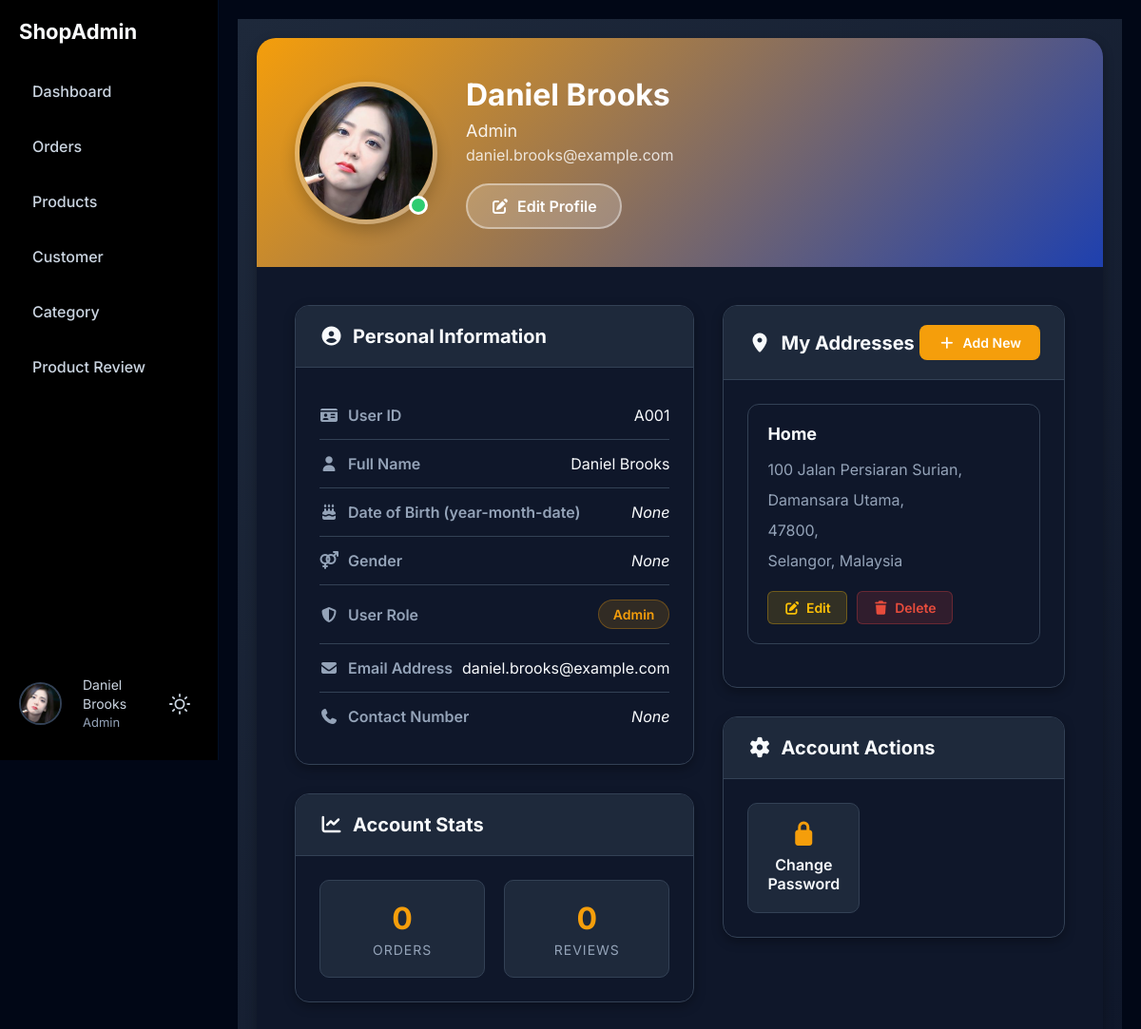
Page /pages/admin/adminProfile.php (signed in) on the committed database.
### tables this page shows
CREATE TABLE `userprofile` (
  `user_id` varchar(12) NOT NULL,
  `dob` date DEFAULT NULL,
  `contact_num` varchar(20) DEFAULT NULL,
  `gender` enum('Male','Female') DEFAULT NULL
);

CREATE TABLE `users` (
  `user_id` varchar(12) NOT NULL,
  `user_name` varchar(50) NOT NULL,
  `user_role` enum('Member','Admin') NOT NULL DEFAULT 'Member',
  `email` varchar(50) NOT NULL,
  `hash_password` varchar(255) NOT NULL,
  `account_status` enum('Unblock','Blocked','Unverify') NOT NULL DEFAULT 'Unblock'
);

CREATE TABLE `address` (
  `address_id` int(11) NOT NULL,
  `address_name` varchar(20) NOT NULL DEFAULT 'Home',
  `user_id` varchar(12) NOT NULL,
  `address_one` varchar(255) NOT NULL,
  `address_two` varchar(255) DEFAULT NULL,
  `address_three` varchar(255) DEFAULT NULL,
  `state` varchar(50) NOT NULL,
  `post_code` varchar(5) NOT NULL,
  `country` varchar(40) NOT NULL DEFAULT 'Malaysia'
);

### pages/admin/adminProfile.php (called while the page is built, shortened)
<?php
require '../../_base.php';
include 'adminHeader.php';
include __DIR__ . '/../../component/profileInfo.php';
include 'adminFooter.php';

### _base.php (called while the page is built, shortened)
<?php
$rootDir = 'http://' . $_SERVER['HTTP_HOST'];
$pathPrefix = (strpos($_SERVER['SCRIPT_NAME'], '/FixAndGo_Web') === 0) ? '/FixAndGo_Web' : '';
function getCurrentUser()
{
    global $_db;
    $userId = temp('USER_ID');
    try {
        $stmt = $_db->prepare("SELECT u.*, up.gender, up.contact_num
                               FROM users u
                               LEFT JOIN userprofile up ON u.user_id = up.user_id
                               WHERE u.user_id = ?");
        $stmt->execute([$userId]);
        return $stmt->fetch();
    } catch (Exception $e) {
        error_log("Error fetching current user: " . $e->getMessage());
        return null;
    }
}
function temp($key, $value = null)
{
    if ($value !== null) {
        $_SESSION["temp_$key"] = $value;
    } else {
        $value = $_SESSION["temp_$key"] ?? null;
        return $value;
    }
}
$host = 'localhost';
$username = 'root';
$password = '';
$dbname = 'fixandgo_db';
try {
    $_db = new PDO("mysql:host=$host;dbname=$dbname", $username, $password, [
        PDO::ATTR_DEFAULT_FETCH_MODE => PDO::FETCH_OBJ,
        PDO::ATTR_EMULATE_PREPARES   => false,
    ]);
} catch (PDOException $err) {
    die("Connection failed: " . $err->getMessage());
}
function getUserProfilePicture($userId)
{
    global $_db;
    global $pathPrefix;
    $defaultPath = $pathPrefix . "/images/profile/default_profile_picture.webp";
    try {
        $stmt = $_db->prepare("SELECT file_path FROM profilepicture WHERE user_id = ?");
        $stmt->execute([$userId]);
        $result = $stmt->fetch();
        if ($result && isset($result->file_path) && !empty($result->file_path)) {
            $filePath = $result->file_path;
            if (substr($filePath, 0, 1) !== '/') {
                $filePath = '/' . $filePath;
            }
            return $filePath;
        }
    } catch (Exception $e) {
        error_log("Profile picture error for user $userId: " . $e->getMessage());
    }
    return $defaultPath;
}

### config/authorization.php (called while the page is built, shortened)
<?php
function enforce_authorization(): void
{
    global $rootDir, $pathPrefix;
    $requestUri = $_SERVER['REQUEST_URI'] ?? '/';
    $path = parse_url($requestUri, PHP_URL_PATH) ?: '/';
    $pathPrefix = $pathPrefix ?? '';
    $normalizedPath = $path;
    if (str_starts_with($normalizedPath, '/pages/admin/')) {
        return;
    }
    exit();
}

### DAO/profile_dao.php (called while the page is built, shortened)
<?php
function getAddressesByUserId($user_id)
{
    global $_db;
    $stmt = $_db->prepare("SELECT * FROM address WHERE user_id = ? ORDER BY address_id DESC");
    $stmt->execute([$user_id]);
    return $stmt->fetchAll();
}
function getAddressCountByUserId($user_id)
{
    global $_db;
    $stmt = $_db->prepare("SELECT COUNT(*) FROM address WHERE user_id = ?");
    $stmt->execute([$user_id]);
    return (int) $stmt->fetchColumn();
}
function getUserProfileDetails($user_id)
{
    global $_db;
    $stmt = $_db->prepare("SELECT * FROM UserProfile WHERE user_id = ?");
    $stmt->execute([$user_id]);
    return $stmt->fetch();
}
function countOrdersById($id)
{
    global $_db;
    $stmt = $_db->prepare("SELECT COUNT(order_id) AS num FROM ORDERS
                           WHERE user_id = ?");
    $stmt->execute([$id]);
    return $stmt->fetch()->num;
}
function countReviewById($id)
{
    global $_db;
    $stmt = $_db->prepare("SELECT COUNT(review_id) AS num FROM REVIEW WHERE user_id = ?");
    $stmt->execute([$id]);
    return $stmt->fetch()->num;
}

### component/profileInfo.php (the view, shortened to what this page needs)
<?php
require_once __DIR__ . "/../dao/profile_dao.php";
$user_id = temp('USER_ID');
$user_name = temp('USER_NAME');
$user_role = temp('USER_ROLE');
$user_email = temp('EMAIL');
$user_profile = getUserProfileDetails($user_id);
$addresses = getAddressesByUserId($user_id);
?>
<link rel="stylesheet" href="<?= $rootDir ?>/css/profile.css">
<main>
    <div class="profile-container">
        <div class="profile-header">
            <div class="profile-picture-section">
                <div class="profile-picture-container">
                    <img src="<?= getUserProfilePicture($user_id) ?>"
                        alt="Profile Picture" class="profile-picture1">
                    <div class="profile-status online"></div>
                </div>
                <div class="profile-info">
                    <h1 class="profile-name"><?= htmlspecialchars($user_name) ?></h1>
                    <p class="profile-role"><?= htmlspecialchars($user_role) ?></p>
                    <p class="profile-email"><?= htmlspecialchars($user_email) ?></p>
                    <button class="edit-profile-btn">
                        <i class="fas fa-edit"></i> Edit Profile
                    </button>
                </div>
            </div>
        </div>
        <div class="profile-content">
            <div class="left-column">
                <div class="info-card">
                    <div class="card-header">
                        <h2><i class="fas fa-user-circle"></i> Personal Information</h2>
                    </div>
                    <div class="card-body">
                        <div class="info-row">
                            <div class="info-label">
                                <i class="fas fa-id-card"></i>
                                User ID
                            </div>
                            <div class="info-value"><?= htmlspecialchars($user_id) ?></div>
                        </div>
                        <div class="info-row">
                            <div class="info-label">
                                <i class="fas fa-user"></i>
                                Full Name
                            </div>
                            <div class="info-value"><?= htmlspecialchars($user_name) ?></div>
                        </div>
                        <div class="info-row">
                            <div class="info-label">
                                <i class="fas fa-birthday-cake"></i>
                                Date of Birth (year-month-date)
                            </div>
                            <div class="info-value"><?= $user_profile->dob ?? '<i>None</i>' ?>
                            </div>
                        </div>
                        <div class="info-row">
                            <div class="info-label">
                                <i class="fas fa-venus-mars"></i>
                                Gender
                            </div>
                            <div class="info-value"><?= $user_profile->gender ?? '<i>None</i>' ?></div>
                        </div>
                        <div class="info-row">
                            <div class="info-label">
                                <i class="fas fa-shield-alt"></i>
                                User Role
                            </div>
                            <div class="info-value">
                                <span class="role-badge customer"><?= htmlspecialchars($user_role) ?></span>
                            </div>
                        </div>
                        <div class="info-row">
                            <div class="info-label">
                                <i class="fas fa-envelope"></i>
                                Email Address
                            </div>
                            <div class="info-value"><?= htmlspecialchars($user_email) ?></div>
                        </div>
                        <div class="info-row">
                            <div class="info-label">
                                <i class="fas fa-phone"></i>
                                Contact Number
                            </div>
                            <div class="info-value"><?= $user_profile->contact_num ?? '<i>None</i>' ?></div>
                        </div>
                    </div>
                </div>
                <div class="info-card">
                    <div class="card-header">
                        <h2><i class="fas fa-chart-line"></i> Account Stats</h2>
                    </div>
                    <div class="card-body">
                        <div class="stats-grid">
                            <div class="stat-item">
                                <div class="stat-number"><?= countOrdersById($user_id) ?></div>
                                <div class="stat-label">Orders</div>
                            </div>
                            <div class="stat-item">
                                <div class="stat-number"><?= countReviewById($user_id) ?></div>
                                <div class="stat-label">Reviews</div>
                            </div>
                        </div>
                    </div>
                </div>
            </div>
            <div class="right-column">
                <div class="info-card">
                    <div class="card-header">
                        <h2><i class="fas fa-map-marker-alt"></i> My Addresses</h2>
                        <?php if (getAddressCountByUserId($user_id) < 3) : ?>
                            <button class="add-address-btn">
                                <i class="fas fa-plus"></i> Add New
                            </button>
                        <?php endif ?>
                    </div>
                    <div class="card-body">
                        <?php if ($addresses) :
                            foreach ($addresses as $key => $value) : ?>
                                <div class="address-card">
                                    <div class="address-header">
                                        <h3><?= $value->address_name ?></h3>
                                    </div>
                                    <div class="address-content">
                                        <p><?= $value->address_one ? $value->address_one . ',' : '<i>None</i>' ?></p>
                                        <p><?= $value->address_two ? $value->address_two . ',' : '' ?></p>
                                        <p><?= $value->address_three ? $value->address_three . ', ' : '' ?><?= $value->post_code . ',' ?></p>
                                        <p><?= $value->state ?>, <?= $value->country ?></p>
                                    </div>
                                    <div class="address-actions">
                                        <button class="action-btn edit edit-address-btn" value="updateAddress"
                                            data-address-id="<?= $value->address_id ?>"
                                            data-address-name="<?= htmlspecialchars($value->address_name) ?>"
                                            data-address-one="<?= htmlspecialchars($value->address_one) ?>"
                                            data-address-two="<?= $value->address_two ? htmlspecialchars($value->address_two) : NULL ?>"
                                            data-address-three="<?= $value->address_three ? htmlspecialchars($value->address_three) : NULL ?>"
                                            data-post-code="<?= htmlspecialchars($value->post_code) ?>"
                                            data-state="<?= htmlspecialchars($value->state) ?>"
                                            data-country="<?= htmlspecialchars($value->country) ?>">
                                            <i class="fas fa-edit"></i> Edit
                                        </button>
                                        <button class="action-btn delete delete-address-btn" data-address-id="<?= $value->address_id ?>">
                                            <i class="fas fa-trash"></i> Delete
                                        </button>
                                    </div>
                                </div>
                            <?php endforeach;
                        else : ?>
                            <p style="color: rgba(135, 135, 135, 1);"><i>No address exist</i></p>
                        <?php endif ?>
                    </div>
                </div>
                <div class="info-card">
                    <div class="card-header">
                        <h2><i class="fas fa-cog"></i> Account Actions</h2>
                    </div>
                    <div class="card-body">
                        <div class="action-grid">
                            <a id="openChangePassword" class="action-card" style="text-decoration: none;">
                                <i class="fas fa-lock"></i>
                                <span>Change Password</span>
                            </a>
                        </div>
                    </div>
                </div>
            </div>
        </div>
    </div>
</main>

### pages/admin/adminSidebar.php (shortened to what this page needs)
<?php
$currentUser = getCurrentUser();
$userProfilePic = $currentUser->user_id ? getUserProfilePicture($currentUser->user_id) : $pathPrefix . '/images/profile/default_profile_picture.webp';
?>
<div class="admin-sidebar">
    <h2 class="logo">ShopAdmin</h2>
    <ul class="menu">
        <li><a href="adminDashboard.php" class="<?= basename($_SERVER['PHP_SELF']) == 'adminDashboard.php' ? 'active' : '' ?>">Dashboard</a></li>
        <li><a href="admin-order.php" class="<?= basename($_SERVER['PHP_SELF']) == 'admin-order.php' ? 'active' : '' ?>">Orders</a></li>
        <li><a href="admin-product.php" class="<?= basename($_SERVER['PHP_SELF']) == 'admin-product.php' ? 'active' : '' ?>">Products</a></li>
        <li><a href="adminCustomer.php" class="<?= basename($_SERVER['PHP_SELF']) == 'adminCustomer.php' ? 'active' : '' ?>">Customer</a></li>
        <li><a href="admin-category.php" class="<?= basename($_SERVER['PHP_SELF']) == 'admin-category.php' ? 'active' : '' ?>">Category</a></li>
        <li><a href="admin-manage-review.php" class="<?= basename($_SERVER['PHP_SELF']) == 'admin-manage-review.php' ? 'active' : '' ?>">Product Review</a></li>
    </ul>
    <div class="sidebar-footer">
        <div class="footer-content">
            <img src="<?= htmlspecialchars($userProfilePic) ?>"
                class="avatar"
                alt="<?= htmlspecialchars($currentUser->user_name) ?>"
                width="45" height="45" style="width: 45px; height: 45px; object-fit: cover;"
                onerror="this.src='<?= $pathPrefix ?>/images/profile/default_profile_picture.webp'">
            <p class="admin-name">
                <?= htmlspecialchars($currentUser->user_name) ?><br>
                <span><?= htmlspecialchars($currentUser->user_role) ?></span>
            </p>
            <button id="themeToggle" class="theme-toggle" aria-label="Toggle theme">
            </button>
        </div>
    </div>
</div>

### rows in the picture
userprofile: user_id.user_name (picture), user_id.user_name "Daniel Brooks", user_id.user_role "Admin", dob "None", gender "None", contact_num "None"
address: address_name "Home", address_one "100 Jalan Persiaran Surian", address_two "Damansara Utama", post_code "47800", state "Selangor", country "Malaysia"

### other values in the picture
$user_name "Daniel Brooks"
$user_role "Admin"
$user_email "daniel.brooks@example.com"
$user_id "A001"
countOrdersById($user_id) "0"
countReviewById($user_id) "0"
